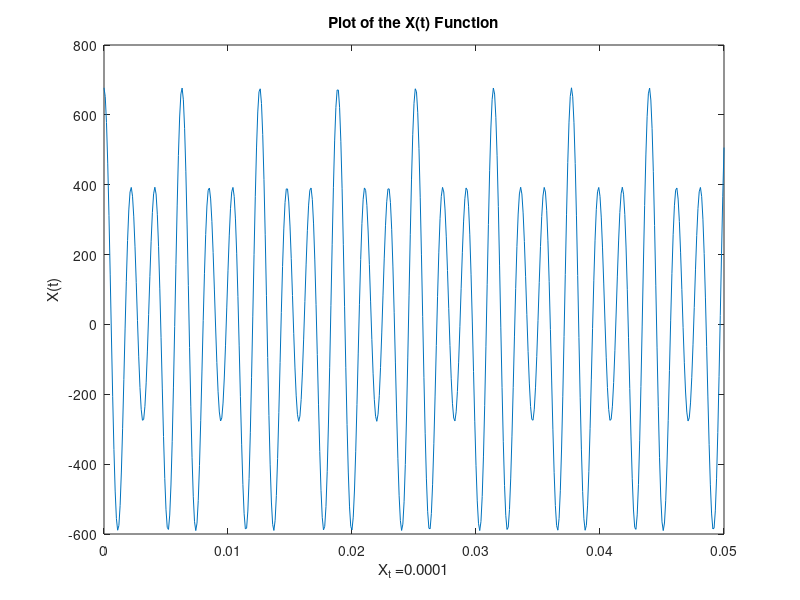

Here is the MATLAB script that generated this plot:
t = 0:0.0001:0.05;
y = 10*cos(2*pi*10.^5*t+5*sin(3000*t)+10*sin(2000*pi*t));
plot(t,y)
xlabel('XFM =0.0001')
ylabel('XFM(t)')
title('Plot of the XFM(t) Function')

t = 0:0.0001:0.05;
y = 15*10.^2/pi*cos(3000*t)+2*10.^2*cos(2000*t);
plot(t,y)
xlabel('X_t =0.0001')
ylabel('X(t)')
title('Plot of the X(t) Function')